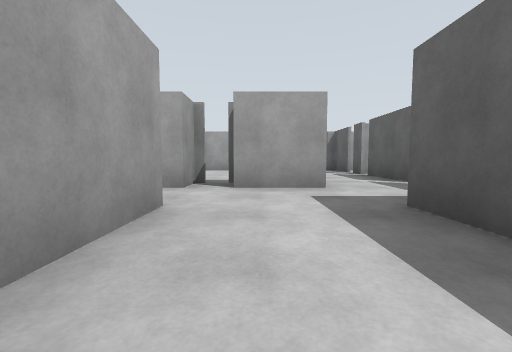
view 1 (above)

22 first-person views from a walk through a Gazebo world. The camera is 0.94 m above the floor, tilts 4° down and sees 90° across. The floor is counted in squares, 2.5 m on a side. Each view is taken from the middle of a square. On the plan, view 1 faces up. The plan holds only what a view shows up to about 9 squares ahead; the rest is blank. The place goes on beyond the plan.

view 2
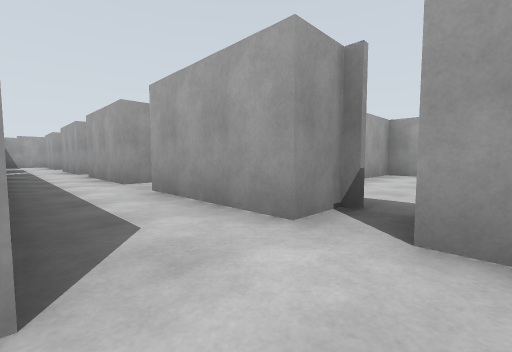

view 3
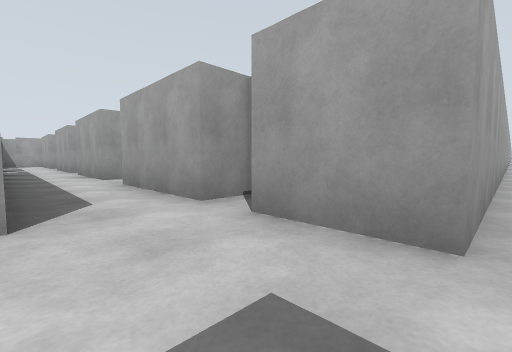

view 4
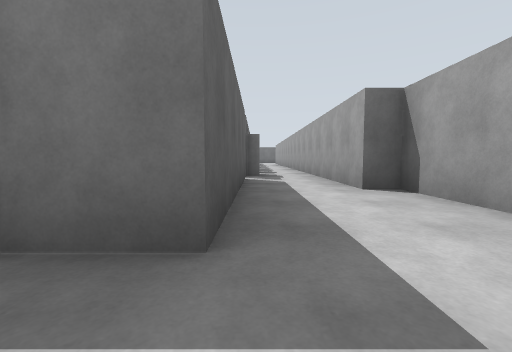

view 5
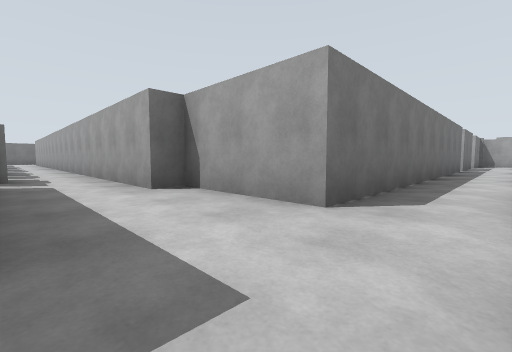

view 6
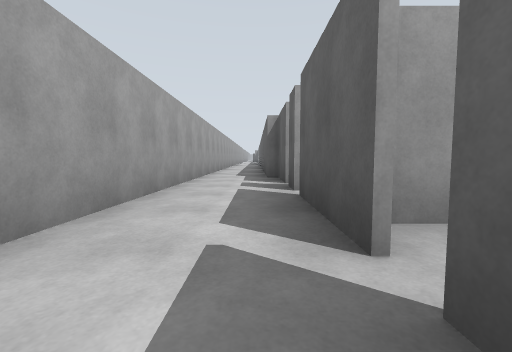

view 7
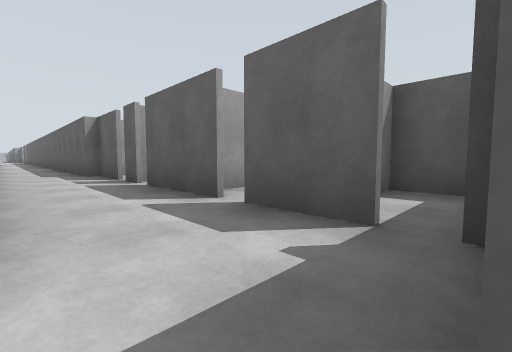

view 8
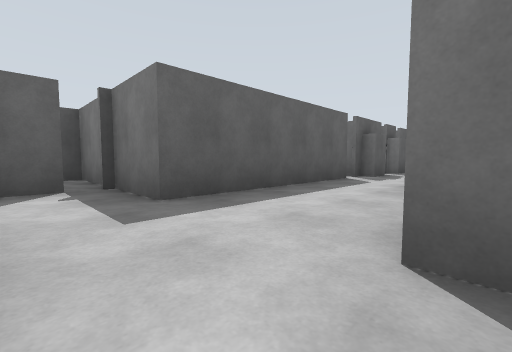

view 9
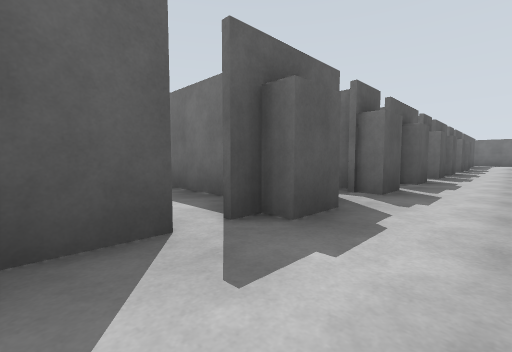

view 10
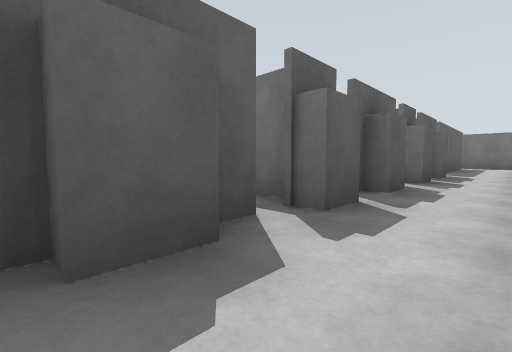

view 11
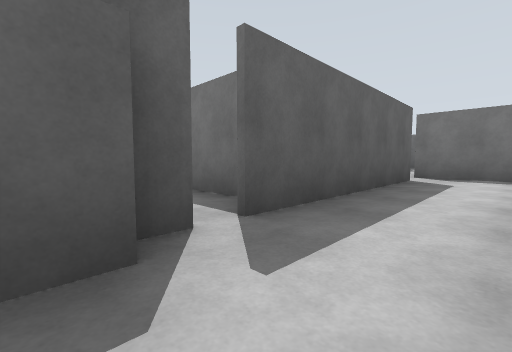

view 12
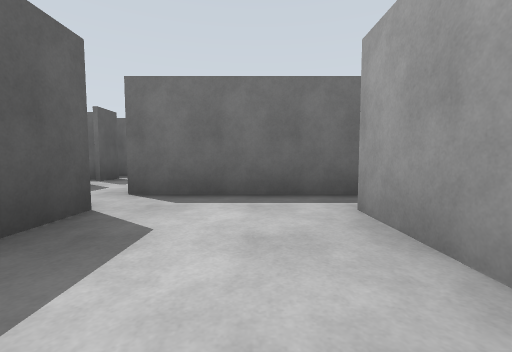

view 13
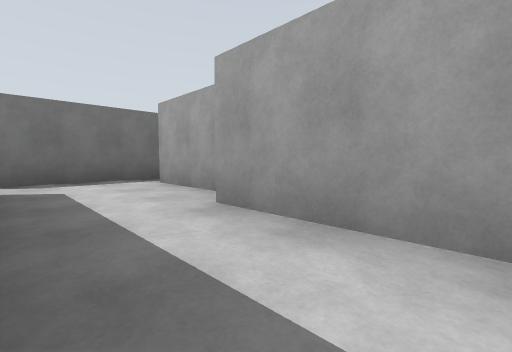

view 14
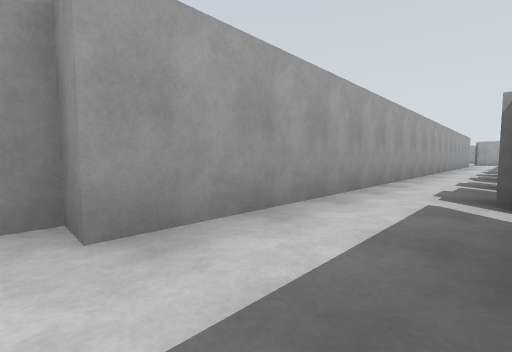

view 15
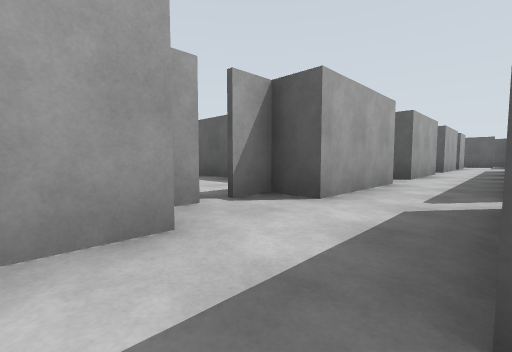

view 16
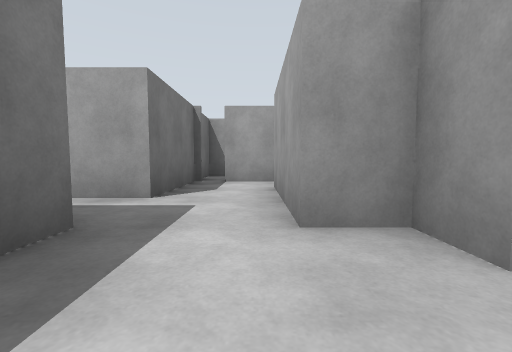

view 17
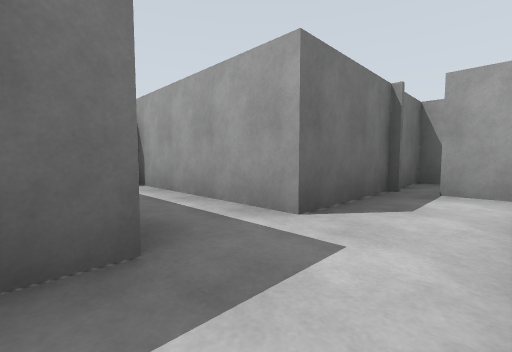

view 18
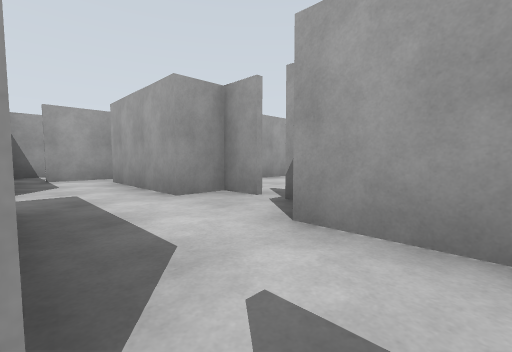

view 19
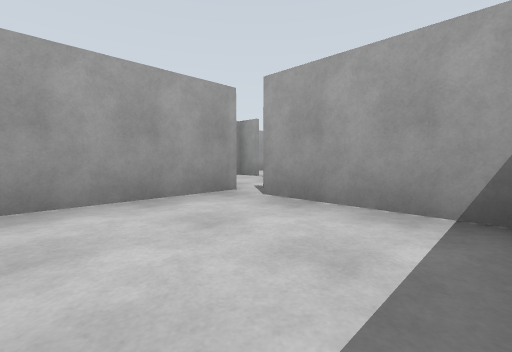

view 20
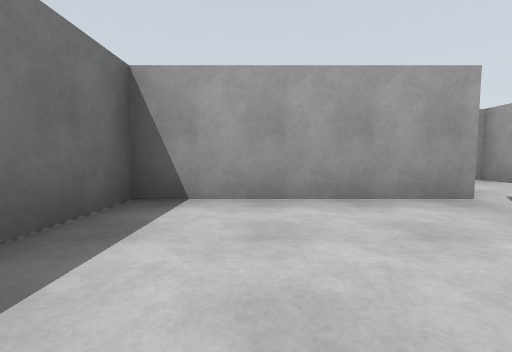

view 21
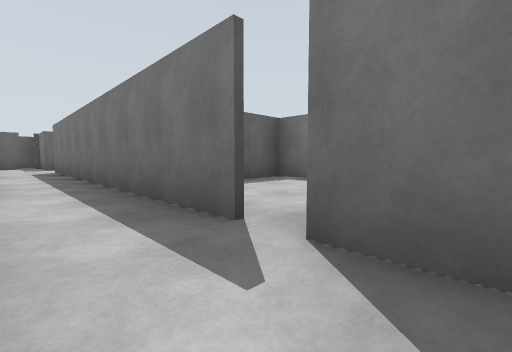

view 22
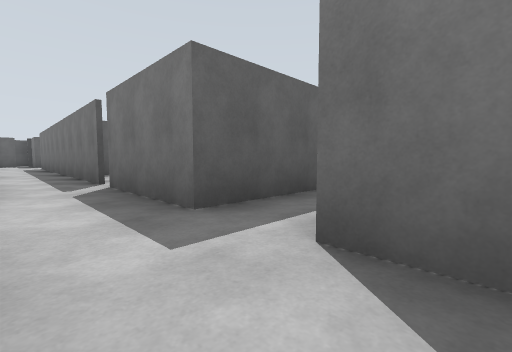

### Floor plan
Points are (right, up) in squares from view 1. A wall is a line through its corners. A room is listed if a view was taken in it or the views show most of it. See-through windows are left out.
Room 1 (views 1, 2, 3, 4, 5, 7, 8, 9, 18)
walls: (-0.9, 3.9) (-0.9, 3.2) (-3, 3.2); (-3.9, 3.8) (-3.9, 3.2) (-5.9, 3.2) (-5.9, 3.6); (0.9, 3.2) (-0.4, 3.2); (-6.9, 3.2) (-8.9, 3.2); (1.2, -1.6) (1.2, 2); (-7.9, 2) (-0.7, 2) (-0.7, -0.1) (-0.3, -0.1) (-0.3, -2.6); (1.2, -2.4) (1.2, -1.9)
ways out: opening at (2, 3) to room 2; opening at (0, -2) to room 3; opening at (-9.5, 3) to room 6; opening at (-8, 2) to room 7; gap at (-6, 4); gap at (-3, 4); gap at (-1, 4)
Room 2 (view 6)
walls: (2.4, 6.8) (2.4, 8); (2.4, 5.9) (2.4, 6.5); (3.1, 8) (2.2, 8) (2.2, 10.5); (2.4, 3.9) (2.4, 5.6); (0.9, 10.5) (0.9, 3.2); (2.4, 2.5) (2.4, 3.6); (1.2, 2) (4, 2)
ways out: opening at (2, 3) to room 1
Room 3 (view 10)
walls: (0.9, -4.4) (0.9, -3.8) (1.4, -3.8); (0.9, -2.9) (0.9, -2.2); (-0.3, -2.6) (-0.3, -5.6); (0.9, -5.8) (0.9, -5)
ways out: opening at (0, -2) to room 1; opening at (0, -5) to room 8
Room 4 (view 11)
walls: (0.9, -10) (0.9, -9.4); (-0.3, -8.6) (-0.3, -11.6); (0.9, -11.4) (0.9, -10.8)
ways out: opening at (0, -10.5) to room 5; opening at (0, -8) to room 8
Room 5 (views 12, 13, 14)
walls: (1.9, -12.6) (2.8, -12.6); (1.2, -15.9) (1.2, -12); (-0.3, -11.6) (-0.3, -13.8) (-0.7, -13.8) (-0.7, -15.9); (-1.1, -16.6) (1.4, -16.6)
ways out: opening at (0, -10.5) to room 4
Room 6 (views 15, 16, 17, 21, 22)
walls: (-10.4, 0.2) (-10.4, 2) (-8.3, 2); (-9.8, 3.8) (-10.4, 3.8) (-10.4, 3.2) (-12.5, 3.2); (-13.2, 2) (-11.4, 2) (-11.4, -0.8); (-8.9, 3.2) (-8.9, 3.8) (-9.5, 3.8); (-13.1, 3.5) (-13.1, 2.5)
ways out: opening at (-9.5, 3) to room 1; gap at (-10, 4)
Room 7 (views 19, 20)
walls: (-5.9, 1.9) (-7.9, 1.9); (-8.3, 2) (-8.3, -1.1) (-5.6, -1.1) (-5.6, 1.4)
ways out: opening at (-8, 2) to room 1
Room 8 (no view inside)
walls: (0.9, -7.2) (0.9, -6.6) (1.4, -6.6); (-0.3, -5.6) (-0.3, -8.6); (0.9, -8.6) (0.9, -7.9)
ways out: opening at (0, -5) to room 3; opening at (0, -8) to room 4

Where each view was taken, in squares from view 1:
view 1: 0 up, 0 right, facing up
view 2: 2 up, 0 right, facing up-left
view 3: 2 up, 1 right, facing up-left
view 4: 3 up, 1 right, facing down
view 5: 3 up, 1 right, facing down-left
view 6: 3 up, 2 right, facing up
view 7: 2 up, 1 right, facing up-right
view 8: 3 up, 1 left, facing down-right
view 9: 1 down, 0 right, facing down-right
view 10: 5 down, 0 right, facing down-right
view 11: 11 down, 0 right, facing down-right
view 12: 14 down, 0 right, facing down
view 13: 12 down, 1 right, facing down-left
view 14: 14 down, 1 right, facing up-left
view 15: 2 up, 11 left, facing up-right
view 16: 3 up, 9 left, facing left
view 17: 3 up, 10 left, facing down-left
view 18: 2 up, 8 left, facing up-left
view 19: 0 up, 6 left, facing up-left
view 20: 0 up, 6 left, facing left
view 21: 3 up, 9 left, facing down-right
view 22: 3 up, 12 left, facing down-right
